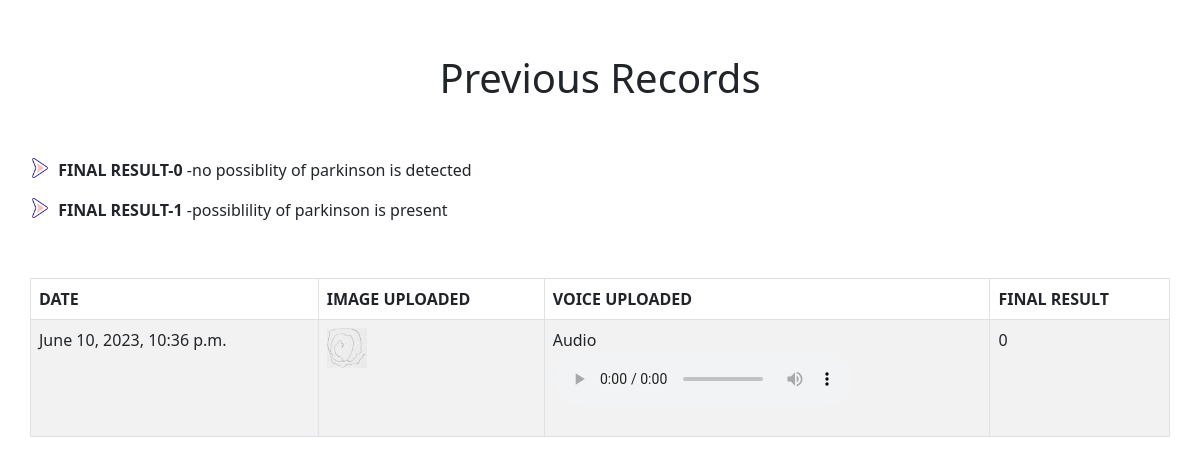
/record (signed in), run on an earlier commit of the app's database.
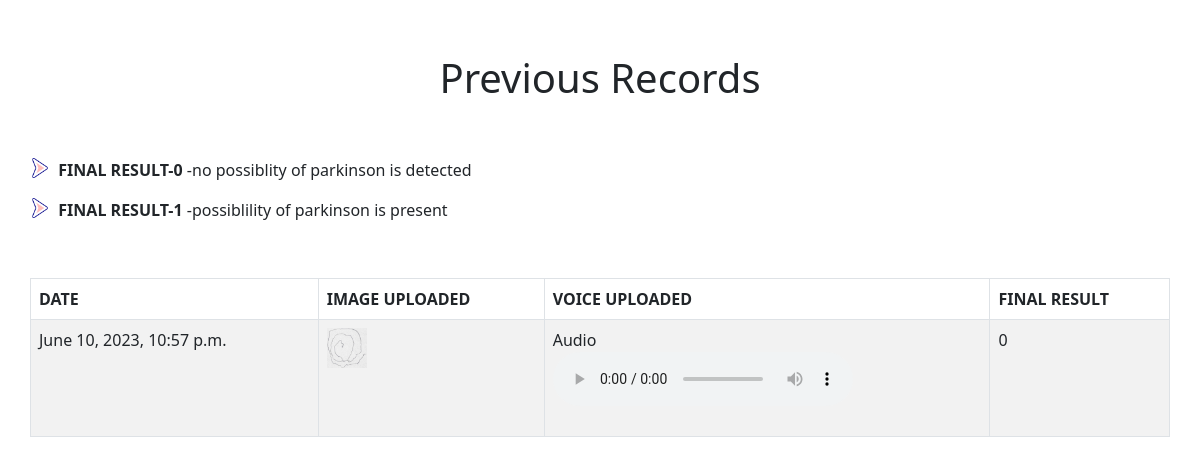
And on a later commit of the database.
### core/models.py (models this page shows, shortened)
class Uploads(models.Model):
    id=models.UUIDField(primary_key=True,default=uuid.uuid4)
    user=models.CharField(max_length=100)
    image=models.ImageField(upload_to='post_images')
    desc=models.TextField()
    voice=models.FileField(upload_to='post_voice')
    created_at=models.DateTimeField(default=datetime.now)
    result=models.IntegerField(default=0)

### core/views.py (the view)
# urls.py: path('record',views.record,name='record'),
def record(request):
    user_profile=Uploads.objects.filter(user=request.user).order_by('created_at')
    context={
        'user_profile':user_profile,
    }
    return render(request,'record.html',context)

### templates/record.html (shortened to what this page needs)
{% load static %}
{% block content %}
<!DOCTYPE html>
<html>
<head>
    <link href="https://cdn.jsdelivr.net/npm/bootstrap@5.3.0-alpha3/dist/css/bootstrap.min.css" rel="stylesheet">
    <link rel='stylesheet' href="{% static 'assets/css/style5.css' %}">
</head>
<body>
    <br>
    <h1 style="text-align: center;">Previous Records</h1>
    <br>
    <br>
    <div class="bullets">    <img style="width:20px; height: 20px;" src="{% static '/assets/images/arrow.png' %}"><p>&nbsp; <b>FINAL RESULT-0</b> -no possiblity of parkinson is detected</p> </div>
    <div class="bullets">    <img style="width:20px; height: 20px;" src="{% static '/assets/images/arrow.png' %}"><p> &nbsp; <b>FINAL RESULT-1</b> -possiblility of parkinson is present</p> </div>
    <table class="table table-striped table-hover table-bordered">
        <thead class="table tcolor">
          <tr>
            <th scope="col">DATE</th>
            <th scope="col">IMAGE UPLOADED</th>
            <th scope="col">VOICE UPLOADED</th>
            <th scope="col">FINAL RESULT</th>
          </tr>
        </thead>
        <tbody>
        {% for user_profiles in user_profile %}
        <tr>
           <td> {{user_profiles.created_at}}</td>&nbsp;
            <td>  <img style="width:40px; height:40px;" src="{{user_profiles.image.url}} "></td>&nbsp;
            <td>
            <figure>
                <figcaption>Audio</figcaption>
                <audio controls>
                    <source src="{{ user_profiles.voice.url }}" type="audio/mp3">
                </audio>
            </figure>
            </td>
            <td>{{user_profiles.result}}</td>&nbsp;
            </tr>
        {% endfor %}
</tbody>
</table>
{% endblock %}
    </body>
</html>

### static/assets/css/style5.css (style rules this page uses)
body { padding:30px; }
.tcolor { background-color: #001E6C; color: white; }
.bullets { display: flex; }

What changed in the data, as far as the page shows it:
removed Uploads: created_at "June 10, 2023, 10:36 p.m.", image (picture), result "0"
added Uploads: created_at "June 10, 2023, 10:57 p.m.", image (picture), result "0"
